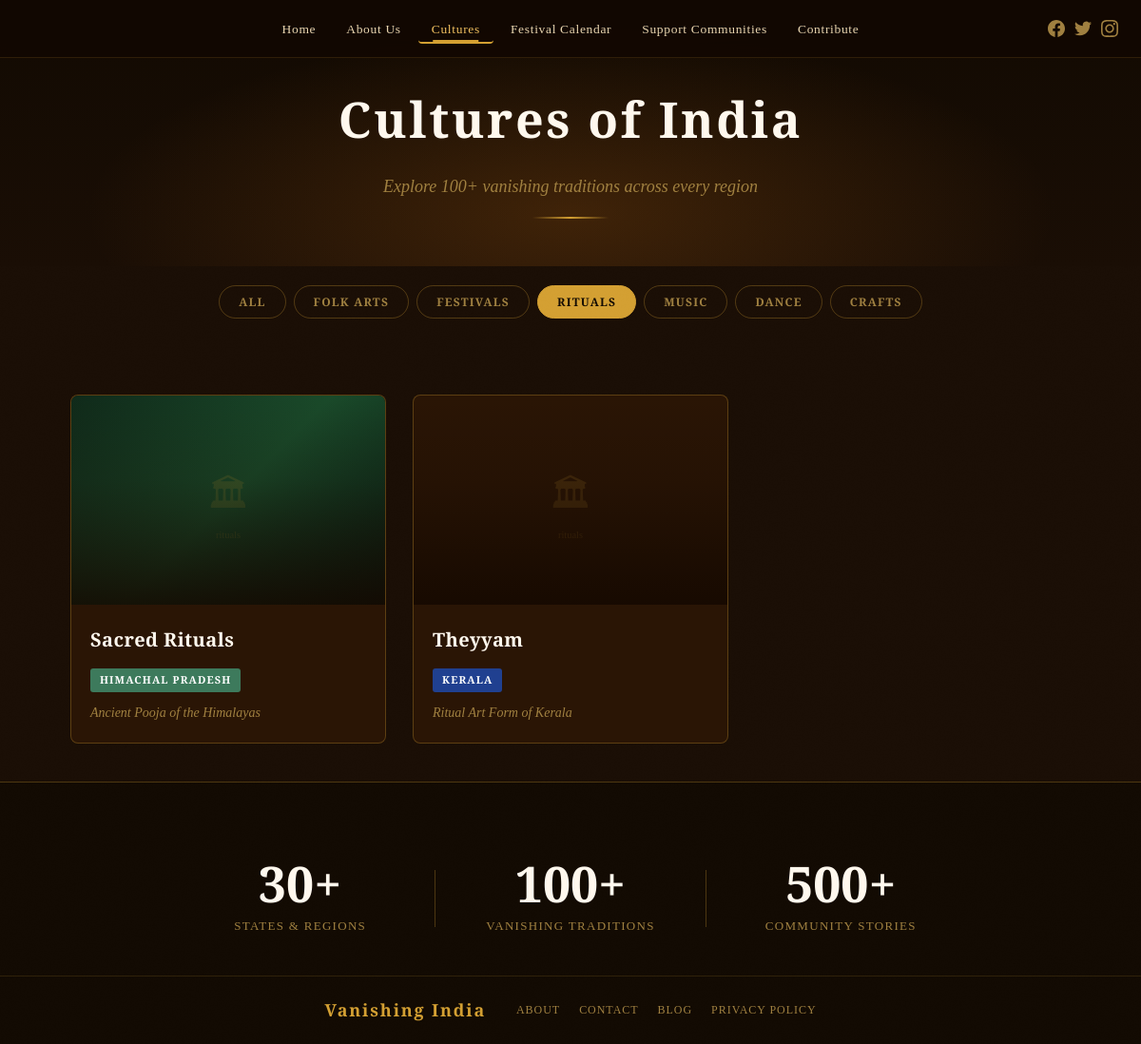
Page /pages/cultures.php?category=rituals on the committed database.
### tables this page shows
CREATE TABLE IF NOT EXISTS traditions (
    id INT AUTO_INCREMENT PRIMARY KEY,
    title VARCHAR(255) NOT NULL,
    region VARCHAR(255) NOT NULL,
    state VARCHAR(255) NOT NULL,
    category ENUM('folk_arts','festivals','rituals','music','crafts','dance') NOT NULL,
    short_desc TEXT,
    full_desc LONGTEXT,
    image_url VARCHAR(500),
    is_featured TINYINT(1) DEFAULT 0,
    created_at TIMESTAMP DEFAULT CURRENT_TIMESTAMP
);

### pages/cultures.php (the view, shortened to what this page needs)
<?php
$category_filter = $_GET['category'] ?? 'all';
$state_filter    = $_GET['state']    ?? '';
$db = getDB();
if ($db) {
    $sql = "SELECT * FROM traditions WHERE 1";
    $params = [];
    if ($category_filter !== 'all') {
        $sql .= " AND category = ?";
        $params[] = $category_filter;
    }
    $sql .= " ORDER BY is_featured DESC, title ASC";
    $stmt = $db->prepare($sql);
    $stmt->execute($params);
    $traditions = $stmt->fetchAll();
} else {
    $traditions = getTraditions();
}
$tag_classes = [
    'Rajasthan'=>'rajasthan','Himachal Pradesh'=>'himachal','Bihar'=>'bihar',
    'Karnataka'=>'karnataka','Assam'=>'assam','Kerala'=>'kerala',
    'Gujarat'=>'gujarat','Madhya Pradesh'=>'mp',
];
$categories = [
    'all'       => 'All',
    'folk_arts' => 'Folk Arts',
    'festivals' => 'Festivals',
    'rituals'   => 'Rituals',
    'music'     => 'Music',
    'dance'     => 'Dance',
    'crafts'    => 'Crafts',
];
?>
<?php require_once '../includes/header.php'; ?>
<div class="page-hero">
    <div class="page-hero-content">
        <h1 class="page-title">Cultures of India</h1>
        <p class="page-subtitle">Explore 100+ vanishing traditions across every region</p>
        <div class="gold-divider"></div>
    </div>
</div>
<div class="container">
    <div class="filter-tabs">
        <?php foreach ($categories as $key => $label): ?>
        <button class="filter-tab <?= $category_filter === $key ? 'active' : '' ?>"
                data-filter="<?= $key ?>"
                onclick="window.location.href='cultures.php?category=<?= $key ?><?= $state_filter ? '&state='.urlencode($state_filter) : '' ?>'">
            <?= $label ?>
        </button>
        <?php endforeach; ?>
    </div>
    <?php if (empty($traditions)): ?>
    <div style="text-align:center;padding:60px 0;color:var(--color-text-muted);">
        <p style="font-family:var(--font-heading);font-size:18px;">No traditions found in this category yet.</p>
        <a href="cultures.php" style="color:var(--color-gold);font-size:14px;">Browse all →</a>
    </div>
    <?php else: ?>
    <div class="cultures-grid">
        <?php foreach ($traditions as $t):
            $tag = $tag_classes[$t['state']] ?? 'rajasthan';
        ?>
        <a href="tradition.php?id=<?= $t['id'] ?>" class="culture-card" data-category="<?= htmlspecialchars($t['category']) ?>">
            <div class="card-image">
                <?php if (!empty($t['image_url']) && file_exists('../' . $t['image_url'])): ?>
                    <img src="<?= SITE_URL ?>/<?= htmlspecialchars($t['image_url']) ?>" alt="<?= htmlspecialchars($t['title']) ?>" loading="lazy">
                <?php else: ?>
                    <div class="card-img-placeholder <?= $tag ?>" style="height:220px;">
                        <svg viewBox="0 0 200 160" width="160" xmlns="http://www.w3.org/2000/svg">
                            <text x="100" y="90" font-family="serif" font-size="48" text-anchor="middle" fill="#d4a032" opacity="0.4">🏛</text>
                            <text x="100" y="130" font-family="serif" font-size="13" text-anchor="middle" fill="#d4a032" opacity="0.5"><?= htmlspecialchars($t['category']) ?></text>
                        </svg>
                    </div>
                <?php endif; ?>
            </div>
            <div class="card-body">
                <h3 class="card-title"><?= htmlspecialchars($t['title']) ?></h3>
                <span class="card-tag <?= $tag ?>"><?= htmlspecialchars($t['state']) ?></span>
                <p class="card-desc"><?= htmlspecialchars($t['short_desc'] ?? '') ?></p>
            </div>
        </a>
        <?php endforeach; ?>
    </div>
    <?php endif; ?>
</div>
<?php require_once '../includes/footer.php'; ?>

### assets/css/style.css (style rules this page uses)
:root { --color-bg: #1a0e05; --color-bg2: #120a02; --color-surface: #2a1505; --color-surface2: #3a1f08; --color-gold: #d4a032; --color-gold-lt: #f0c060; --color-gold-dk: #8b5e10; --color-amber: #c87820; --color-text: #e8d5b0; --color-text-muted:#a08040; --color-white: #fff8ee; --color-tag-raj: #c25a1a; --color-tag-him: #3d7a5c; --color-tag-bih: #1a5a8a; --font-display: 'Cinzel Decorative', serif; --font-heading: 'Cinzel', serif; --font-body: 'EB Garamond', serif; --shadow-gold: 0 0 30px rgba(212,160,50,0.25); --shadow-deep: 0 8px 40px rgba(0,0,0,0.7); --border-gold: 1px solid rgba(212,160,50,0.3); --radius: 8px; --transition: all 0.35s ease; }
*, *::before, *::after { box-sizing: border-box; margin: 0; padding: 0; }
html { scroll-behavior: smooth; }
body { background-color: var(--color-bg); color: var(--color-text); font-family: var(--font-body); font-size: 17px; line-height: 1.7; overflow-x: hidden; min-height: 100vh; }
body::before { content: ''; position: fixed; inset: 0; pointer-events: none; z-index: 0; opacity: 0.4; }
a { text-decoration: none; color: inherit; }
button { cursor: pointer; border: none; background: none; }
.culture-card { position: relative; border-radius: var(--radius); overflow: hidden; background: var(--color-surface); border: var(--border-gold); cursor: pointer; transition: transform 0.35s ease, box-shadow 0.35s ease; text-decoration: none; display: block; }
.card-image { position: relative; height: 220px; overflow: hidden; }
.card-image::after { content: ''; position: absolute; inset: 0; background: linear-gradient(0deg, rgba(20,8,0,0.85) 0%, rgba(20,8,0,0.2) 60%, transparent 100%); }
.card-img-placeholder { width: 100%; height: 100%; display: flex; align-items: center; justify-content: center; }
.card-img-placeholder.himachal { background: linear-gradient(135deg, #102a1a 0%, #1a4a2a 50%, #0a2015 100%); }
.card-img-placeholder svg { opacity: 0.4; }
.card-body { padding: 20px; }
.card-title { font-family: var(--font-heading); font-size: 20px; font-weight: 700; color: var(--color-white); margin-bottom: 10px; letter-spacing: 0.02em; }
.card-tag { display: inline-block; font-family: var(--font-heading); font-size: 11px; font-weight: 600; letter-spacing: 0.1em; text-transform: uppercase; padding: 3px 10px; border-radius: 3px; margin-bottom: 10px; }
.card-tag.himachal { background: var(--color-tag-him); color: #fff; }
.card-tag.kerala { background: #204090; color: #fff; }
.card-desc { font-size: 14px; color: var(--color-text-muted); font-style: italic; }
.page-hero { min-height: 280px; display: flex; align-items: flex-end; justify-content: center; padding: 80px 24px 50px; background: linear-gradient(180deg, var(--color-bg2) 0%, var(--color-bg) 100%); position: relative; overflow: hidden; text-align: center; }
.page-hero::before { content: ''; position: absolute; inset: 0; background: radial-gradient(ellipse at 50% 80%, rgba(180,100,20,0.25) 0%, transparent 60%); }
.page-hero-content { position: relative; z-index: 1; }
.page-title { font-family: var(--font-heading); font-size: clamp(32px, 5vw, 52px); font-weight: 700; color: var(--color-white); letter-spacing: 0.05em; margin-bottom: 12px; }
.page-subtitle { font-size: 18px; color: var(--color-text-muted); font-style: italic; }
.gold-divider { width: 80px; height: 2px; background: linear-gradient(90deg, transparent, var(--color-gold), transparent); margin: 16px auto 0; }
.container { max-width: 1100px; margin: 0 auto; padding: 0 24px; }
.cultures-grid { display: grid; grid-template-columns: repeat(auto-fill, minmax(300px, 1fr)); gap: 28px; padding: 40px 0; }
.filter-tabs { display: flex; gap: 8px; flex-wrap: wrap; justify-content: center; padding: 20px 0 40px; }
.filter-tab { font-family: var(--font-heading); font-size: 12px; font-weight: 600; letter-spacing: 0.1em; text-transform: uppercase; padding: 8px 20px; border: 1px solid rgba(212,160,50,0.3); border-radius: 20px; color: var(--color-text-muted); cursor: pointer; transition: var(--transition); background: transparent; }
.filter-tab:hover, .filter-tab.active { background: var(--color-gold); color: var(--color-bg2); border-color: var(--color-gold); }

### rows in the picture
traditions: title "Sacred Rituals", state "HIMACHAL PRADESH", short_desc "Ancient Pooja of the Himalayas"
traditions: title "Theyyam", state "KERALA", short_desc "Ritual Art Form of Kerala"

### other values in the picture
$label "ALL"
$label "FOLK ARTS"
$label "FESTIVALS"
$label "RITUALS"
$label "MUSIC"
$label "DANCE"
$label "CRAFTS"
